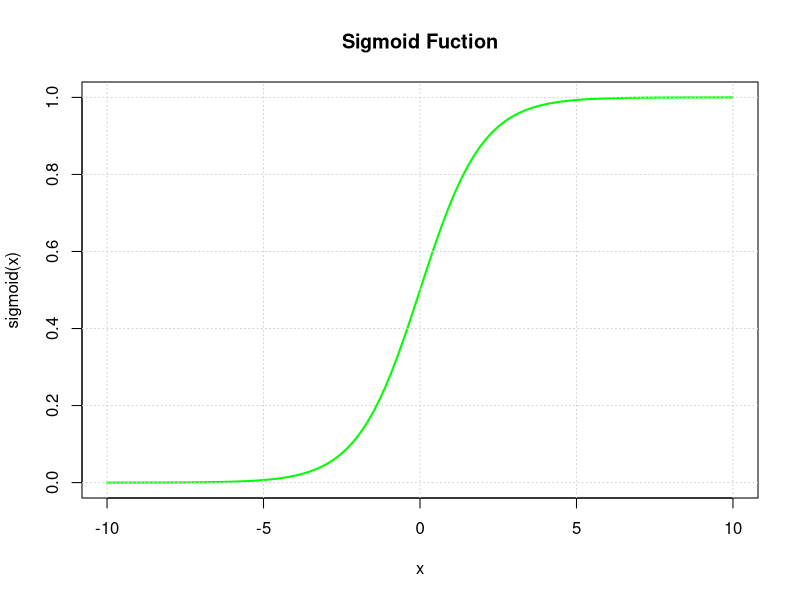

This chart was generated by the following R code:
sigmoid <- function(x){
  1/(1+exp(-x))
}
x<-seq(-10,10,length.out=100)
y<-sigmoid(x)

plot(x,y, type="l",col="green",
     lwd=2,
     main="Sigmoid Fuction",xlab="x",ylab="sigmoid(x)"
     )
grid()